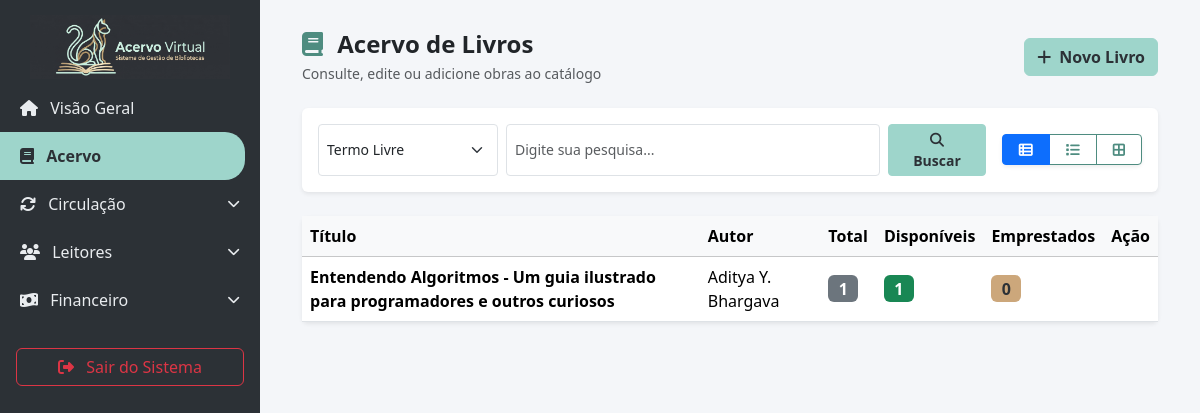
Page /acervo/buscar/ on the earlier database version.
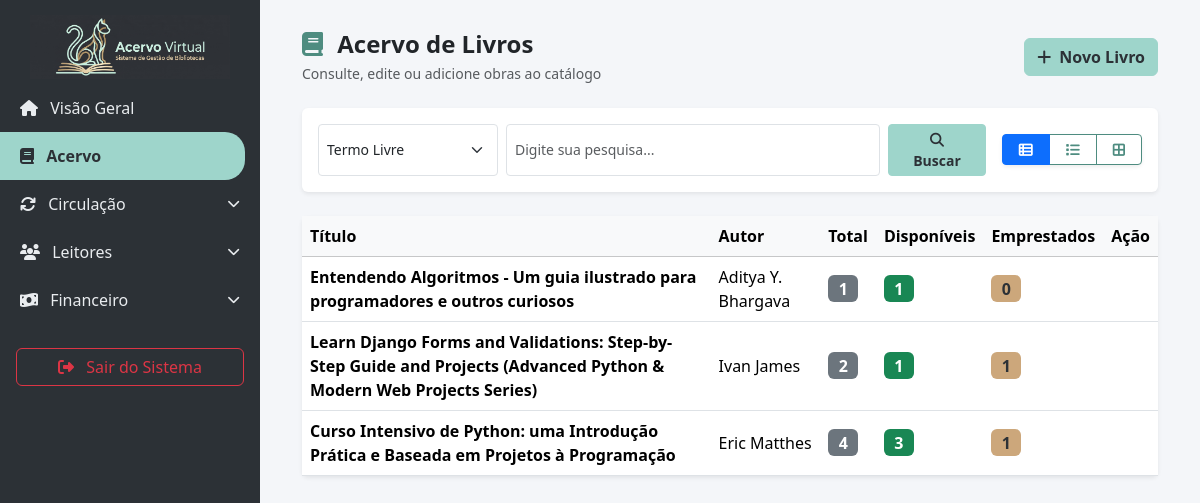
Same page on the later database version.
### biblioteca_app/models.py (models this page shows, shortened)
class Livro(models.Model):
    titulo = models.CharField(max_length=200)
    autor = models.ForeignKey(Autor, on_delete=models.PROTECT, related_name="livros")
    edicao = models.CharField(max_length=100)
    editora = models.ForeignKey(Editora, on_delete=models.PROTECT, related_name="livros", null=True, blank=True)
    idioma = models.CharField(max_length=50, default="Português")
    data_publicacao = models.DateField(blank=True, null=True)
    numero_paginas = models.IntegerField()
    genero = models.ForeignKey(Genero, on_delete=models.PROTECT, related_name="livros")
    classificacao = models.IntegerField()
    sinopse = models.TextField()
    capa = models.ImageField(upload_to='capas/', blank=True, null=True)
    localizacao = models.CharField(max_length=100, blank=True, null=True, help_text="Ex: Estante A, Prateleira 2")

class Autor(models.Model):
    nome = models.CharField(max_length=200, unique=True)
    def __str__(self):
        return self.nome

### biblioteca_app/views.py (the view, shortened to what this page needs)
# urls.py: path('acervo/buscar/', views.estoque, name='estoque'),
def estoque(request):
    query = request.GET.get('q', '').strip()
    filtro = request.GET.get('filtro', 'livre')
    livros_base = Livro.objects.select_related('autor', 'editora', 'genero').all()
    livros_cadastrados = livros_base.annotate(
        total_exemplares=Count('exemplares', distinct=True),
        emprestados=Count('exemplares__emprestimo', filter=Q(exemplares__emprestimo__devolucao__isnull=True), distinct=True)
    ).annotate(
        disponiveis=F('total_exemplares') - F('emprestados')
    )
    context = {
        'livros': livros_cadastrados,
        'query': query,
        'filtro': filtro,
    }
    return render(request, 'estoque.html', context)

### biblioteca_app/models.py (called while the page is built)
    def __str__(self):
        return self.nome

### biblioteca_app/templates/estoque.html (shortened to what the changed rows need)
{% extends 'base.html' %}
{% block content %}
<div class="container-fluid">
    <div id="view-table" class="card border-0 shadow-sm view-section">
        <div class="card-body p-0 table-responsive">
            <table class="table table-hover align-middle mb-0">
                <thead class="table-light">
                    <tr>
                        <th>Título</th>
                        <th>Autor</th>
                        <th>Total</th>
                        <th>Disponíveis</th>
                        <th>Emprestados</th>
                        <th>Ação</th>
                    </tr>
                </thead>
                <tbody>
                    {% for livro in livros %}
                    <tr class="book-item" style="cursor: pointer;" onclick="window.location.href='{% url 'livro_detalhes' livro.id %}'" data-livro-id="{{ livro.id }}" data-livro-titulo="{{ livro.titulo }}" data-autor="{{ livro.autor }}"
                        data-genero="{{ livro.genero }}" data-edicao="{{ livro.edicao }}"
                        data-numero-paginas="{{ livro.numero_paginas }}" data-classificacao="{{ livro.classificacao }}"
                        data-sinopse="{{ livro.sinopse }}" data-quantidade="{{ livro.total_exemplares }}"
                        data-idioma="{{ livro.idioma }}" data-editora="{{ livro.editora.nome|default:'' }}"
                        data-data-publicacao="{{ livro.data_publicacao|date:'Y-m-d'|default:'' }}"
                        data-capa="{% if livro.capa %}{{ livro.capa.url }}{% endif %}">
                        <td><strong>{{ livro.titulo }}</strong></td>
                        <td>{{ livro.autor }}</td>
                        <td><span class="badge bg-secondary fs-6">{{ livro.total_exemplares }}</span></td>
                        <td><span class="badge bg-success fs-6">{{ livro.disponiveis }}</span></td>
                        <td><span class="badge bg-warning text-dark fs-6">{{ livro.emprestados }}</span></td>
                        <td onclick="event.stopPropagation();">
                        </td>
                    </tr>
                    {% empty %}
                    <tr>
                        <td colspan="6" class="text-center py-4 text-muted">Nenhum livro encontrado no acervo.</td>
                    </tr>
                    {% endfor %}
                </tbody>
            </table>
        </div>
    </div>
</div>
{% endblock %}

Differences in the rows shown:
added Livro: titulo "Learn Django Forms and Validations: Step-by-Step Guide and Projects (Advanced Python & Modern Web Projects Series)", autor "Ivan James", total_exemplares "2", disponiveis "1", emprestados "1"
added Livro: titulo "Curso Intensivo de Python: uma Introdução Prática e Baseada em Projetos à Programação", autor "Eric Matthes", total_exemplares "4", disponiveis "3", emprestados "1"
